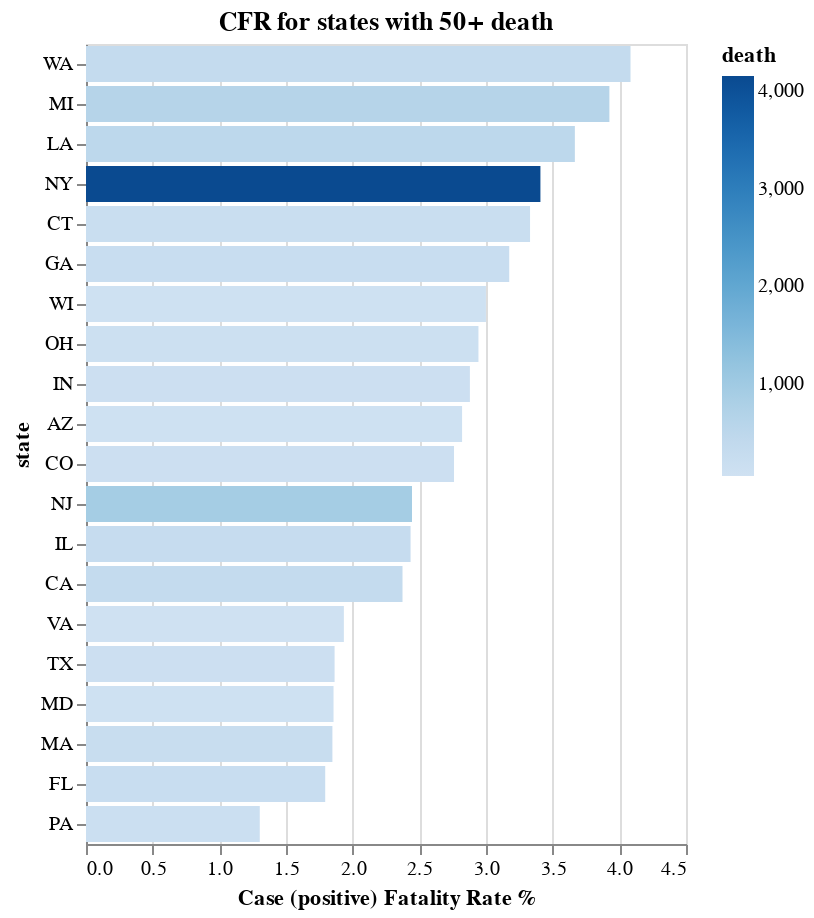

Notebook source saved alongside this figure:
### Code cell
df_s |> 
@filter(_.date == df_s.date[1] && 
    _.state ∈ df_s[(df_s.death .> 50), :state]) |>
@mutate(death_ratio = 100 * _.death / _.positive) |>
@vlplot(
    width=300, height=400,
    y = {:state, sort="-x"},
    x = { :death_ratio, title="Case (positive) Fatality Rate %"},
    color = :death,
    layer = [
        {
            mark = {:bar, clip=false},
        },
#         {
#             {:text, dx=15},
#             text = {:death},
#         }
    ],

#     color = {:positive, legend={tickCount=10}},
    title = "CFR for states with 50+ death"
)

### Figure 1 — Vega-Lite specification as saved in the notebook (floating-point values rounded to 4 significant figures)
{"data": {"values": [{"date": "2020-04-05", "dateChecked": "2020-04-05T20:00:00Z", "death": 64, "death_ratio": 2.821, "fips": 4, "hash": "a706720cd8807eb275a1c60f65cb7fe93b622365", "hospitalized": 310, "hospitalizedCumulative": 310, "hospitalizedCurrently": null, "inIcuCumulative": 108, "inIcuCurrently": null, "negative": 25141, "onVentilatorCumulative": null, "onVentilatorCurrently": null, "pending": null, "posNeg": 27410, "positive": 2269, "recovered": null, "state": "AZ", "total": 27410, "totalTestResults": 27410}, {"date": "2020-04-05", "dateChecked": "2020-04-05T20:00:00Z", "death": 319, "death_ratio": 2.374, "fips": 6, "hash": "b16da92c388833be7769869d9eaf221dabbd9b20", "hospitalized": null, "hospitalizedCumulative": null, "hospitalizedCurrently": 2398, "inIcuCumulative": null, "inIcuCurrently": 1040, "negative": 103095, "onVentilatorCumulative": null, "onVentilatorCurrently": null, "pending": 15000, "posNeg": 116533, "positive": 13438, "recovered": null, "state": "CA", "total": 131533, "totalTestResults": 116533}, {"date": "2020-04-05", "dateChecked": "2020-04-05T20:00:00Z", "death": 126, "death_ratio": 2.76, "fips": 8, "hash": "fcc0e0c27878a3bcebc317c1b7a832e38964ff16", "hospitalized": 875, "hospitalizedCumulative": 875, "hospitalizedCurrently": null, "inIcuCumulative": null, "inIcuCurrently": null, "negative": 19335, "onVentilatorCumulative": null, "onVentilatorCurrently": null, "pending": null, "posNeg": 23900, "positive": 4565, "recovered": null, "state": "CO", "total": 23900, "totalTestResults": 23900}, {"date": "2020-04-05", "dateChecked": "2020-04-05T20:00:00Z", "death": 189, "death_ratio": 3.33, "fips": 9, "hash": "1e92cd4c9468e9740d884cae46aa7fa1d8ad63e8", "hospitalized": null, "hospitalizedCumulative": null, "hospitalizedCurrently": 1142, "inIcuCumulative": null, "inIcuCurrently": null, "negative": 17595, "onVentilatorCumulative": null, "onVentilatorCurrently": null, "pending": null, "posNeg": 23270, "positive": 5675, "recovered": null, "state": "CT", "total": 23270, "totalTestResults": 23270}, {"date": "2020-04-05", "dateChecked": "2020-04-05T20:00:00Z", "death": 218, "death_ratio": 1.794, "fips": 12, "hash": "a93e5474b39c59e992996dd7ffc9f886446156c1", "hospitalized": 1572, "hospitalizedCumulative": 1572, "hospitalizedCurrently": null, "inIcuCumulative": null, "inIcuCurrently": null, "negative": 101253, "onVentilatorCumulative": null, "onVentilatorCurrently": null, "pending": 1129, "posNeg": 113404, "positive": 12151, "recovered": null, "state": "FL", "total": 114533, "totalTestResults": 113404}, {"date": "2020-04-05", "dateChecked": "2020-04-05T20:00:00Z", "death": 211, "death_ratio": 3.174, "fips": 13, "hash": "d574a55e0cbdbd204007cc62e7d7da3ff1222c38", "hospitalized": 1283, "hospitalizedCumulative": 1283, "hospitalizedCurrently": null, "inIcuCumulative": null, "inIcuCurrently": null, "negative": 21185, "onVentilatorCumulative": null, "onVentilatorCurrently": null, "pending": null, "posNeg": 27832, "positive": 6647, "recovered": null, "state": "GA", "total": 27832, "totalTestResults": 27832}, {"date": "2020-04-05", "dateChecked": "2020-04-05T20:00:00Z", "death": 274, "death_ratio": 2.434, "fips": 17, "hash": "d76333be7d0f922df9b8b422717d922c15da272f", "hospitalized": null, "hospitalizedCumulative": null, "hospitalizedCurrently": null, "inIcuCumulative": null, "inIcuCurrently": null, "negative": 47727, "onVentilatorCumulative": null, "onVentilatorCurrently": null, "pending": null, "posNeg": 58983, "positive": 11256, "recovered": null, "state": "IL", "total": 58983, "totalTestResults": 58983}, {"date": "2020-04-05", "dateChecked": "2020-04-05T20:00:00Z", "death": 127, "death_ratio": 2.879, "fips": 18, "hash": "f93680f2440d0a80612808fcc143041ba9cb2558", "hospitalized": null, "hospitalizedCumulative": null, "hospitalizedCurrently": null, "inIcuCumulative": null, "inIcuCurrently": null, "negative": 18241, "onVentilatorCumulative": null, "onVentilatorCurrently": null, "pending": null, "posNeg": 22652, "positive": 4411, "recovered": null, "state": "IN", "total": 22652, "totalTestResults": 22652}, {"date": "2020-04-05", "dateChecked": "2020-04-05T20:00:00Z", "death": 477, "death_ratio": 3.666, "fips": 22, "hash": "54b0aaaa06fce89fecccf2fd6ce9501b9190d7b5", "hospitalized": null, "hospitalizedCumulative": null, "hospitalizedCurrently": 1803, "inIcuCumulative": null, "inIcuCurrently": null, "negative": 47315, "onVentilatorCumulative": null, "onVentilatorCurrently": 561, "pending": null, "posNeg": 60325, "positive": 13010, "recovered": null, "state": "LA", "total": 60325, "totalTestResults": 60325}, {"date": "2020-04-05", "dateChecked": "2020-04-05T20:00:00Z", "death": 231, "death_ratio": 1.848, "fips": 25, "hash": "d25b1917417ab57d0ef9e85c85c1a5cca2cc7e36", "hospitalized": 1145, "hospitalizedCumulative": 1145, "hospitalizedCurrently": null, "inIcuCumulative": null, "inIcuCurrently": null, "negative": 59437, "onVentilatorCumulative": null, "onVentilatorCurrently": null, "pending": null, "posNeg": 71937, "positive": 12500, "recovered": null, "state": "MA", "total": 71937, "totalTestResults": 71937}, {"date": "2020-04-05", "dateChecked": "2020-04-05T20:00:00Z", "death": 67, "death_ratio": 1.856, "fips": 24, "hash": "cac549d0b74daccf3ab34404fc5dd3812b44bbff", "hospitalized": 936, "hospitalizedCumulative": 936, "hospitalizedCurrently": null, "inIcuCumulative": null, "inIcuCurrently": null, "negative": 24728, "onVentilatorCumulative": null, "onVentilatorCurrently": null, "pending": null, "posNeg": 28337, "positive": 3609, "recovered": 159, "state": "MD", "total": 28337, "totalTestResults": 28337}, {"date": "2020-04-05", "dateChecked": "2020-04-05T20:00:00Z", "death": 617, "death_ratio": 3.925, "fips": 26, "hash": "f6a4d71ca2c195d3a7577e9a108597c378a88d53", "hospitalized": null, "hospitalizedCumulative": null, "hospitalizedCurrently": null, "inIcuCumulative": null, "inIcuCurrently": null, "negative": 30030, "onVentilatorCumulative": null, "onVentilatorCurrently": null, "pending": null, "posNeg": 45748, "positive": 15718, "recovered": null, "state": "MI", "total": 45748, "totalTestResults": 45748}, {"date": "2020-04-05", "dateChecked": "2020-04-05T20:00:00Z", "death": 917, "death_ratio": 2.445, "fips": 34, "hash": "c470de49445362b0bb28cf0290d270d2969e49bf", "hospitalized": null, "hospitalizedCumulative": null, "hospitalizedCurrently": null, "inIcuCumulative": null, "inIcuCurrently": null, "negative": 44661, "onVentilatorCumulative": null, "onVentilatorCurrently": null, "pending": null, "posNeg": 82166, "positive": 37505, "recovered": null, "state": "NJ", "total": 82166, "totalTestResults": 82166}, {"date": "2020-04-05", "dateChecked": "2020-04-05T20:00:00Z", "death": 4159, "death_ratio": 3.408, "fips": 36, "hash": "58a99b83c7368e224acff5ea100e3692a0b8fa75", "hospitalized": 28092, "hospitalizedCumulative": 28092, "hospitalizedCurrently": 16479, "inIcuCumulative": null, "inIcuCurrently": 4376, "negative": 180249, "onVentilatorCumulative": null, "onVentilatorCurrently": null, "pending": null, "posNeg": 302280, "positive": 122031, "recovered": 12187, "state": "NY", "total": 302280, "totalTestResults": 302280}, {"date": "2020-04-05", "dateChecked": "2020-04-05T20:00:00Z", "death": 119, "death_ratio": 2.943, "fips": 39, "hash": "e5ae03b405f85f1d28b2ebb497d115720b0a273c", "hospitalized": 1104, "hospitalizedCumulative": 1104, "hospitalizedCurrently": null, "inIcuCumulative": 346, "inIcuCurrently": null, "negative": 39713, "onVentilatorCumulative": null, "onVentilatorCurrently": null, "pending": null, "posNeg": 43756, "positive": 4043, "recovered": null, "state": "OH", "total": 43756, "totalTestResults": 43756}, {"date": "2020-04-05", "dateChecked": "2020-04-05T20:00:00Z", "death": 150, "death_ratio": 1.303, "fips": 42, "hash": "37345694c2105b11def51fd454c4a6757b9e3189", "hospitalized": 1072, "hospitalizedCumulative": 1072, "hospitalizedCurrently": null, "inIcuCumulative": null, "inIcuCurrently": null, "negative": 66261, "onVentilatorCumulative": null, "onVentilatorCurrently": null, "pending": null, "posNeg": 77771, "positive": 11510, "recovered": null, "state": "PA", "total": 77771, "totalTestResults": 77771}, {"date": "2020-04-05", "dateChecked": "2020-04-05T20:00:00Z", "death": 127, "death_ratio": 1.864, "fips": 48, "hash": "10e1ad334b25a2430d6182ed1869f89b72eab808", "hospitalized": 827, "hospitalizedCumulative": 827, "hospitalizedCurrently": null, "inIcuCumulative": null, "inIcuCurrently": null, "negative": 64126, "onVentilatorCumulative": null, "onVentilatorCurrently": null, "pending": null, "posNeg": 70938, "positive": 6812, "recovered": 38, "state": "TX", "total": 70938, "totalTestResults": 70938}, {"date": "2020-04-05", "dateChecked": "2020-04-05T20:00:00Z", "death": 51, "death_ratio": 1.934, "fips": 51, "hash": "43347a01365145c45a8187e871977110df8e3d22", "hospitalized": 431, "hospitalizedCumulative": 431, "hospitalizedCurrently": null, "inIcuCumulative": 145, "inIcuCurrently": null, "negative": 21034, "onVentilatorCumulative": 108, "onVentilatorCurrently": null, "pending": null, "posNeg": 23671, "positive": 2637, "recovered": null, "state": "VA", "total": 23671, "totalTestResults": 23671}, {"date": "2020-04-05", "dateChecked": "2020-04-05T20:00:00Z", "death": 310, "death_ratio": 4.084, "fips": 53, "hash": "96c1527768663458266e08a72c2f14cca2772829", "hospitalized": null, "hospitalizedCumulative": null, "hospitalizedCurrently": null, "inIcuCumulative": null, "inIcuCurrently": null, "negative": 80327, "onVentilatorCumulative": null, "onVentilatorCurrently": null, "pending": null, "posNeg": 87918, "positive": 7591, "recovered": null, "state": "WA", "total": 87918, "totalTestResults": 87918}, {"date": "2020-04-05", "dateChecked": "2020-04-05T20:00:00Z", "death": 68, "death_ratio": 3.0, "fips": 55, "hash": "e9ae6b075ad9a1a7866f76c9aeddda94fa67311d", "hospitalized": 624, "hospitalizedCumulative": 624, "hospitalizedCurrently": null, "inIcuCumulative": 175, "inIcuCurrently": null, "negative": 25169, "onVentilatorCumulative": null, "onVentilatorCurrently": null, "pending": null, "posNeg": 27436, "positive": 2267, "recovered": null, "state": "WI", "total": 27436, "totalTestResults": 27436}]}, "encoding": {"color": {"field": "death", "type": "quantitative"}, "x": {"field": "death_ratio", "title": "Case (positive) Fatality Rate %", "type": "quantitative"}, "y": {"field": "state", "sort": "-x", "type": "nominal"}}, "height": 400, "layer": [{"mark": {"clip": false, "type": "bar"}}], "title": "CFR for states with 50+ death", "width": 300}
